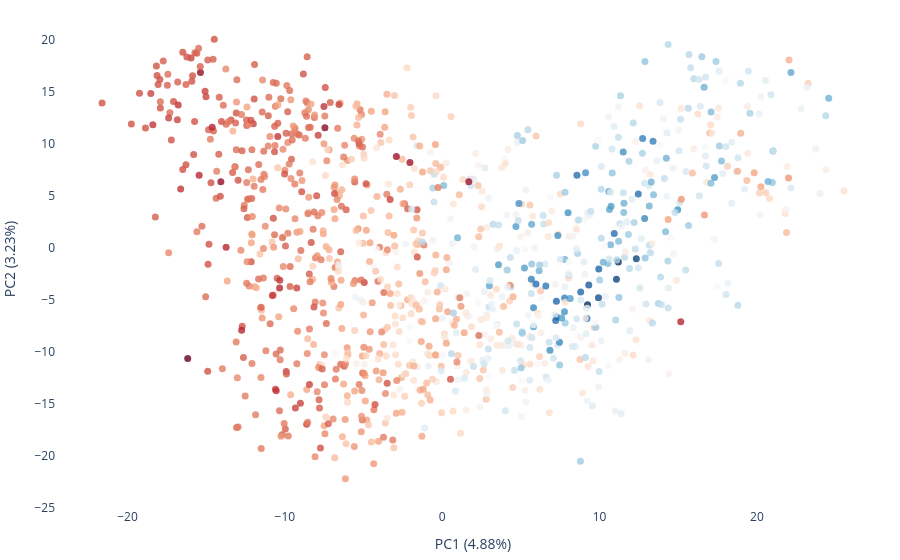

Notebook code cell kept with this figure:
### Markdown cell above
##### PCA

### Code cell
# Quick sanity check to make sure that the PCA is not  clustering by the number of CBC used for the embedding averaging
num_cbc_res = []
for i, _OR in enumerate(esm_OR): 
    num_cbc_res.append(len(np.unique(Cbc_res[_OR][:,0]).astype(int)-1))
    
# Plot
fig = go.Figure()
fig.add_trace(go.Scatter(
    x=pca_df['PCA_1'],  # First dimension
    y=pca_df['PCA_2'],  # Second dimension
    text=pca_df.index,    # Labels
    mode='markers',
    marker=dict(
        color=num_cbc_res,
        size = 8, opacity=0.6, 
        colorscale="RdBu"
    )
))

fig.update_traces( marker=dict(size=7, opacity = 0.8))
fig.update_layout(xaxis_title = f'PC1 ({variance_ratio[0]*100:.2f}%)',
                  yaxis_title = f'PC2 ({variance_ratio[1]*100:.2f}%)',
                  margin=dict(r=10, l=10, b=10, t=10),
                  plot_bgcolor='white',  # set the plot background color to white
                  paper_bgcolor='white',  # set the paper background color to white
)
fig.show()
# fig.write_html('../../output/ESM/PCA/Cbc_esm/PCA_Cbc_esm_CbcCounts.html')

### Figure 1 — Plotly figure (JSON) as saved in the notebook; plotly's stock layout.template omitted (floating-point values rounded to 4 significant figures; data arrays with more than 128 entries replaced by an {"elided": "..."} marker saying what was removed)
{"data": [{"marker": {"color": {"elided": "1057 int values"}, "colorscale": [[0, "rgb(103,0,31)"], [0.1, "rgb(178,24,43)"], [0.2, "rgb(214,96,77)"], [0.3, "rgb(244,165,130)"], [0.4, "rgb(253,219,199)"], [0.5, "rgb(247,247,247)"], [0.6, "rgb(209,229,240)"], [0.7, "rgb(146,197,222)"], [0.8, "rgb(67,147,195)"], [0.9, "rgb(33,102,172)"], [1, "rgb(5,48,97)"]], "opacity": 0.8, "size": 7}, "mode": "markers", "text": {"elided": "1057 str values"}, "type": "scatter", "x": {"elided": "1057 float values"}, "y": {"elided": "1057 float values"}}], "layout": {"margin": {"b": 10, "l": 10, "r": 10, "t": 10}, "paper_bgcolor": "white", "plot_bgcolor": "white", "xaxis": {"title": {"text": "PC1 (4.88%)"}}, "yaxis": {"title": {"text": "PC2 (3.23%)"}}}}
